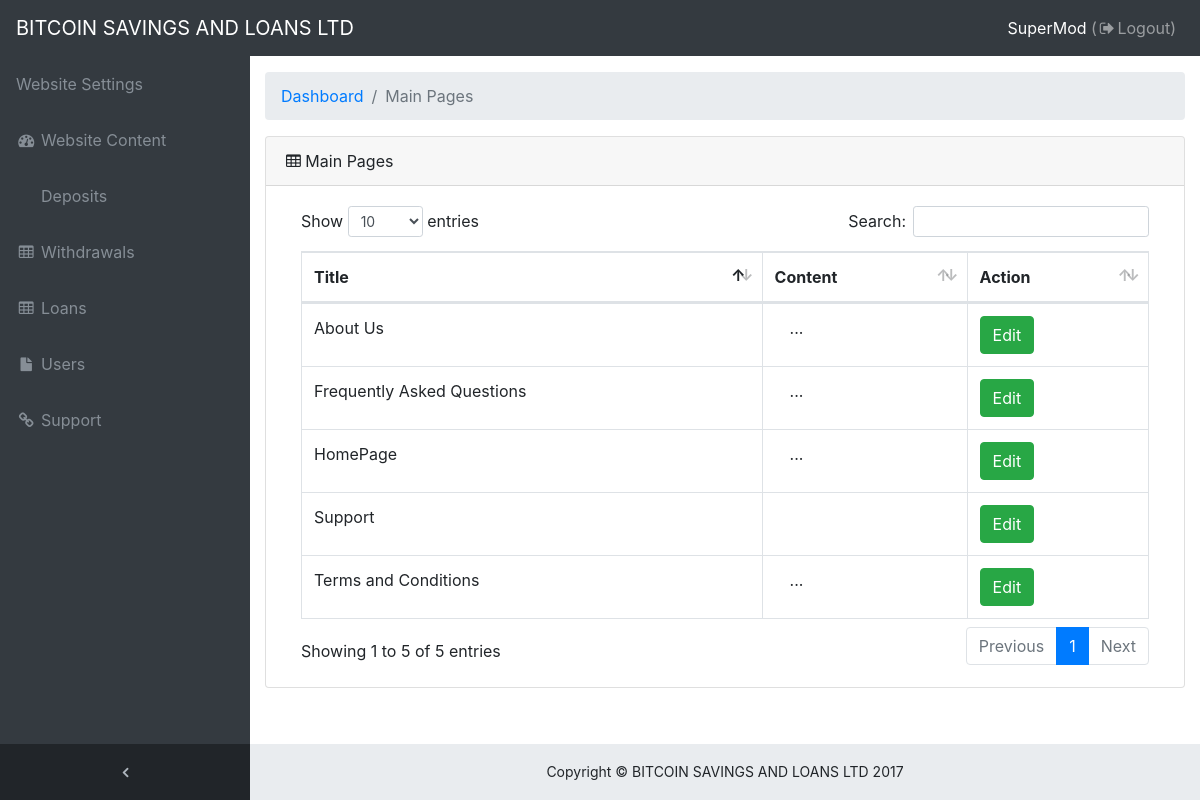
Screenshot of /admin/all-contents.php (signed in) with the database file from the repository.
### tables this page shows
CREATE TABLE `options` (
  `admin_wallet` varchar(200) NOT NULL,
  `website_notice` text NOT NULL,
  `loan_processing_fee` decimal(11,8) NOT NULL,
  `minimum_loan` decimal(11,8) NOT NULL,
  `maximum_loan` decimal(11,8) NOT NULL,
  `rate1` int(2) NOT NULL,
  `rate2` int(2) NOT NULL,
  `rate3` int(2) NOT NULL,
  `rate4` int(2) NOT NULL,
  `rate5` int(2) NOT NULL,
  `rate6` int(2) NOT NULL,
  `website_name` varchar(200) NOT NULL,
  `website_tagline` varchar(200) NOT NULL,
  `update_time` int(25) NOT NULL
);

CREATE TABLE `contents` (
  `cid` int(11) NOT NULL,
  `title` varchar(200) NOT NULL,
  `content` text NOT NULL,
  `slug` varchar(200) NOT NULL
);

### includes/config.php (called while the page is built, shortened)
<?php
$host = "localhost";
$duname = "root";
$dpword = "";
$db_name = "esusu";
$option_table = "options";
$con_table = "contents";
$con = mysqli_connect($host,$duname,$dpword,$db_name) or die("Cannot connect to database");
$option = mysqli_fetch_assoc(mysqli_query($con,"select * from $option_table"));

### admin/all-contents.php (the view, shortened to what this page needs)
<?php
$page_name = "Main Pages";
require 'header.php';
?>
      <div class="card mb-3">
        <div class="card-header">
          <i class="fa fa-table"></i> <?php echo $page_name; ?></div>
        <div class="card-body">
          <div class="table-responsive">
             <table class="table table-bordered" id="dataTable" width="100%" cellspacing="0">
              <thead>
                <tr>
                  <th>Title</th>
                  <th>Content</th>
                  <th>Action</th>
                </tr>
              </thead>
              <tbody>
			  <?php
$w = mysqli_query($con,"select * from $con_table order by cid asc");
while($r = mysqli_fetch_array($w))
		{
		?>
						  <tr>
<td><?php echo $r['title']; ?></td>
<td><?php $string = (strlen($r['content']) > 50) ? substr($r['content'],0,50).'...' : $r['content']; echo html_entity_decode(htmlspecialchars_decode($string)); ?></td>
<td><form action="edit-content" method="post">
              <button type="submit" class="btn btn-success">Edit</button>
		</form></td>
						  </tr>
						 <?php
						 }
						 ?>
						</tbody>
					  </table>
          </div>
        </div>
      </div>
   <?php include 'footer.php'; ?>

### admin/header.php (shortened to what this page needs)
<?php
 require '../includes/config.php';
?>
<!DOCTYPE html>
<html lang="en">
<head>
  <link href="../vendor/bootstrap/css/bootstrap.min.css" rel="stylesheet">
  <link href="../vendor/font-awesome/css/font-awesome.min.css" rel="stylesheet" type="text/css">
  <link href="../vendor/datatables/dataTables.bootstrap4.css" rel="stylesheet">
  <link href="../css/sb-admin.css" rel="stylesheet">
</head>
<body class="fixed-nav sticky-footer bg-dark" id="page-top">
  <nav class="navbar navbar-expand-lg navbar-dark bg-dark fixed-top" id="mainNav">
    <a class="navbar-brand" href="index"><?php echo $option['website_name']; ?></a>
    <div class="collapse navbar-collapse" id="navbarResponsive">
      <ul class="navbar-nav navbar-sidenav" id="exampleAccordion">
	  <li class="nav-item" data-toggle="tooltip" data-placement="right" title="Dashboard">
          <a class="nav-link" href="website-option">
            <span class="nav-link-text">Website Settings</span>
          </a>
        </li>
        <li class="nav-item" data-toggle="tooltip" data-placement="right" title="Dashboard">
          <a class="nav-link" href="all-contents">
            <i class="fa fa-fw fa-dashboard"></i>
            <span class="nav-link-text">Website Content</span>
          </a>
        </li>
        <li class="nav-item" data-toggle="tooltip" data-placement="right" title="Charts">
          <a class="nav-link" href="dhistory">
            <span class="nav-link-text">Deposits</span>
          </a>
        </li>
        <li class="nav-item" data-toggle="tooltip" data-placement="right" title="Tables">
          <a class="nav-link" href="whistory">
            <i class="fa fa-fw fa-table"></i>
            <span class="nav-link-text">Withdrawals</span>
          </a>
        </li>
        <li class="nav-item" data-toggle="tooltip" data-placement="right" title="Components">
         <a class="nav-link" href="lhistory">
            <i class="fa fa-fw fa-table"></i>
            <span class="nav-link-text">Loans</span>
          </a>
        </li>
		<li class="nav-item" data-toggle="tooltip" data-placement="right" title="Components">
         <a class="nav-link" href="all-users">
            <i class="fa fa-fw fa-file"></i>
            <span class="nav-link-text">Users</span>
          </a>
        </li>
        <li class="nav-item" data-toggle="tooltip" data-placement="right" title="Link">
          <a class="nav-link" href="view-tickets">
            <i class="fa fa-fw fa-link"></i>
            <span class="nav-link-text">Support</span>
          </a>
        </li>
      </ul>
      <ul class="navbar-nav sidenav-toggler">
        <li class="nav-item">
          <a class="nav-link text-center" id="sidenavToggler">
            <i class="fa fa-fw fa-angle-left"></i>
          </a>
        </li>
      </ul>
      <ul class="navbar-nav ml-auto">
        <li class="nav-item">
          <a class="nav-link" data-toggle="modal" data-target="#exampleModal">
            <span style="color:white;"><?php echo $_SESSION['admin_name']; ?></span> (<i class="fa fa-fw fa-sign-out"></i>Logout)</a>
        </li>
      </ul>
    </div>
  </nav>
  <div class="content-wrapper">
    <div class="container-fluid">
      <ol class="breadcrumb">
        <li class="breadcrumb-item">
          <a href="index">Dashboard</a>
        </li>
        <li class="breadcrumb-item active"><?php echo $page_name; ?></li>
      </ol>

### admin/footer.php (shortened to what this page needs)
 <footer class="sticky-footer">
      <div class="container">
        <div class="text-center">
          <small>Copyright © <?php echo $option['website_name']; ?> 2017</small>
        </div>
      </div>
    </footer>
  </div>
</body>
</html>

### css/sb-admin.css (style rules this page uses)
html { position: relative; min-height: 100%; }
body { overflow-x: hidden; }
body.sticky-footer { margin-bottom: 56px; }
body.sticky-footer .content-wrapper { min-height: calc(100vh - 56px - 56px); }
body.fixed-nav { padding-top: 56px; }
.content-wrapper { min-height: calc(100vh - 56px); padding-top: 1rem; }
#mainNav .navbar-collapse { overflow: auto; max-height: 75vh; }
#mainNav .navbar-collapse .navbar-nav .nav-item .nav-link { cursor: pointer; }
#mainNav .navbar-collapse .sidenav-toggler { display: none; }
@media (min-width: 992px) { #mainNav .navbar-brand { width: 250px; } }
@media (min-width: 992px) { #mainNav .navbar-collapse { overflow: visible; max-height: none; } }
@media (min-width: 992px) { #mainNav .navbar-collapse .navbar-sidenav { position: absolute; top: 0; left: 0; overflow-x: hidden; overflow-y: auto; -webkit-flex-direction: column; -ms-flex-direction: column; flex-direction: column; margin-top: 56px; } }
@media (min-width: 992px) { #mainNav .navbar-collapse .navbar-sidenav > .nav-item { width: 250px; padding: 0; } }
@media (min-width: 992px) { #mainNav .navbar-collapse .navbar-sidenav > .nav-item > .nav-link { padding: 1em; } }
#mainNav.fixed-top .sidenav-toggler { display: none; }
@media (min-width: 992px) { #mainNav.fixed-top .navbar-sidenav { height: calc(100vh - 112px); } }
@media (min-width: 992px) { #mainNav.fixed-top .sidenav-toggler { position: absolute; top: 0; left: 0; display: flex; overflow-x: hidden; overflow-y: auto; -webkit-flex-direction: column; -ms-flex-direction: column; flex-direction: column; margin-top: calc(100vh - 56px); } }
@media (min-width: 992px) { #mainNav.fixed-top .sidenav-toggler > .nav-item { width: 250px; padding: 0; } }
@media (min-width: 992px) { #mainNav.fixed-top .sidenav-toggler > .nav-item > .nav-link { padding: 1em; } }
#mainNav.fixed-top.navbar-dark .sidenav-toggler { background-color: #212529; }
#mainNav.fixed-top.navbar-dark .sidenav-toggler a i { color: #adb5bd; }
.content-wrapper { overflow-x: hidden; background: white; }
@media (min-width: 992px) { .content-wrapper { margin-left: 250px; } }
#sidenavToggler i { font-weight: 800; }
#mainNav.navbar-dark .navbar-collapse .navbar-sidenav > .nav-item > .nav-link { color: #868e96; }
@media (min-width: 992px) { #mainNav.navbar-dark .navbar-collapse .navbar-sidenav { background: #343a40; } }
footer.sticky-footer { position: absolute; right: 0; bottom: 0; width: 100%; height: 56px; background-color: #e9ecef; line-height: 55px; }
@media (min-width: 992px) { footer.sticky-footer { width: calc(100% - 250px); } }

### rows the page displays
options: website_name "BITCOIN SAVINGS AND LOANS LTD"
contents: title "HomePage", content "..."
contents: title "Terms and Conditions", content "..."
contents: title "About Us", content "..."
contents: title "Frequently Asked Questions", content "..."
contents: title "Support"

### other values shown
$_SESSION['admin_name'] "SuperMod"
$page_name "Main Pages"
